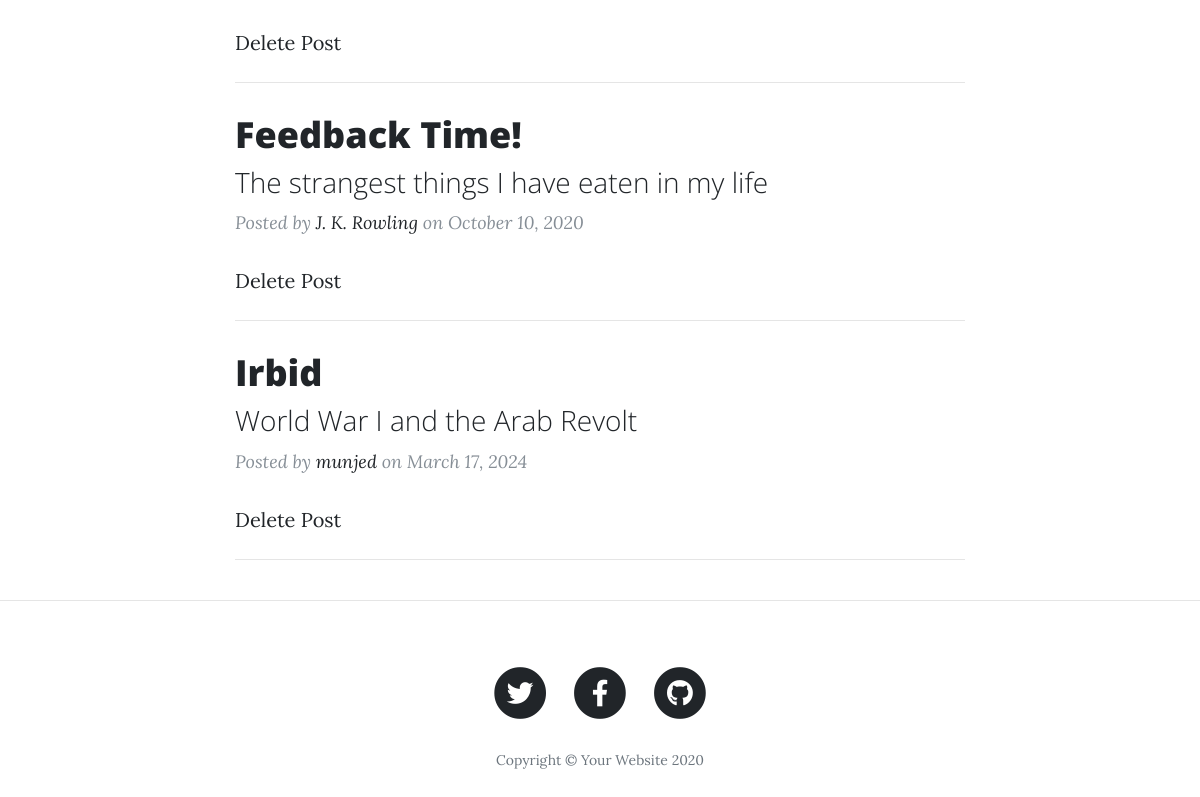
Page /main (lower part) on the earlier database version.
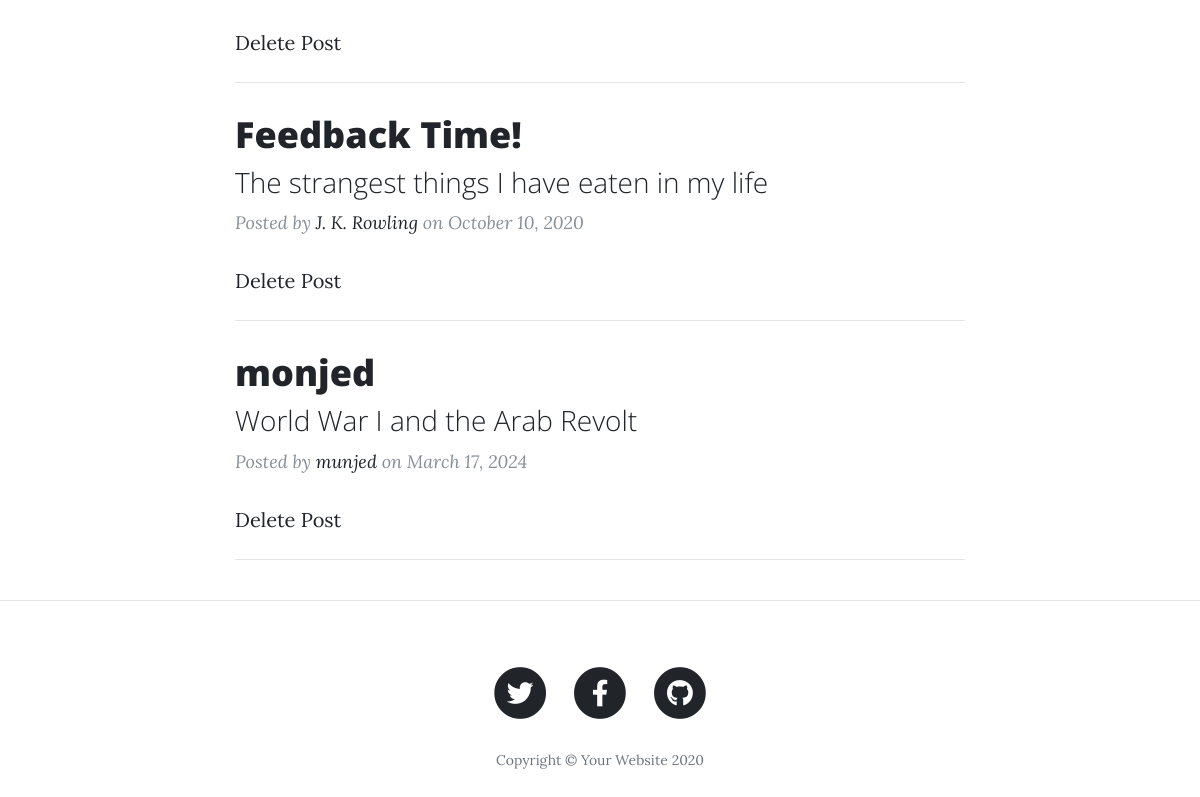
Same page on the later database version.
### server.py (models this page shows)
class BlogPost(Base):
    __tablename__ = 'blog_post'
    id = Column(Integer, primary_key=True)
    title = Column(String(250), unique=True, nullable=False)
    subtitle = Column(String(250), nullable=False)
    date = Column(String(250), nullable=False)
    body = Column(Text, nullable=False)
    author = Column(String(250), nullable=False)
    img_url = Column(String(250), nullable=False)

### server.py (the view)
@app.route('/main', methods=['GET', 'POST'])
def home():
    blog = session.query(BlogPost).all()
    all_data_list = []
    for item in blog:
        blog_data = {
            "id": item.id,
            "title": item.title,
            "subtitle":item.subtitle,
            "date":item.date,
            "body":item.body,
            "author":item.author,
            "img_url":item.img_url,
        }
        all_data_list.append(blog_data)
    return render_template("index.html", posts=all_data_list)

### templates/index.html (shortened to what this page needs)
<!DOCTYPE html>
<html lang="en">
<head>
  <link href="{{ url_for('static', filename='vendor/bootstrap/css/bootstrap.min.css') }}" rel="stylesheet">
  <link href="{{ url_for('static', filename='vendor/fontawesome-free/css/all.min.css')}}" rel="stylesheet" type="text/css">
  <link href="{{ url_for('static', filename='css/clean-blog.min.css')}}" rel="stylesheet">
  <link href="{{ url_for('static', filename='css/clean-blog.css')}}" rel="stylesheet">
</head>
<body>
  <div class="container">
    <div class="row">
      <div class="col-lg-8 col-md-10 mx-auto">
        {% for each in posts %}
        <div class="post-preview">
            <a href="{{ url_for('post', post_id=loop.index0+1)}}">
                <h2 class="post-title"> {{ each["title"] }} </h2>
                <h3 class="post-subtitle"> {{ each["subtitle"] }} </h3>
            </a>
            <p class="post-meta">
                Posted by
                <a href="#!">{{ each["author"] }}</a>
                on {{ each['date'] }}
            </p> <a href="{{ url_for('delete_post', post_id=loop.index0+1) }}">Delete Post</a>
        </div>
        <hr class="my-4" />
        {% endfor %}
      </div>
    </div>
  </div>
  <hr>
  <footer>
    <div class="container">
      <div class="row">
        <div class="col-lg-8 col-md-10 mx-auto">
          <ul class="list-inline text-center">
            <li class="list-inline-item">
              <a href="#">
                <span class="fa-stack fa-lg">
                  <i class="fas fa-circle fa-stack-2x"></i>
                  <i class="fab fa-twitter fa-stack-1x fa-inverse"></i>
                </span>
              </a>
            </li>
            <li class="list-inline-item">
              <a href="#">
                <span class="fa-stack fa-lg">
                  <i class="fas fa-circle fa-stack-2x"></i>
                  <i class="fab fa-facebook-f fa-stack-1x fa-inverse"></i>
                </span>
              </a>
            </li>
            <li class="list-inline-item">
              <a href="#">
                <span class="fa-stack fa-lg">
                  <i class="fas fa-circle fa-stack-2x"></i>
                  <i class="fab fa-github fa-stack-1x fa-inverse"></i>
                </span>
              </a>
            </li>
          </ul>
          <p class="copyright text-muted">Copyright &copy; Your Website 2020</p>
        </div>
      </div>
    </div>
  </footer>
</body>
</html>

### static/css/clean-blog.css (style rules this page uses)
body { font-size: 20px; color: #212529; font-family: 'Lora', 'Times New Roman', serif; }
p { line-height: 1.5; margin: 30px 0; }
p a { text-decoration: underline; }
h1, h2, h3, h4, h5, h6 { font-weight: 800; font-family: 'Open Sans', 'Helvetica Neue', Helvetica, Arial, sans-serif; }
a { color: #212529; transition: all 0.2s; }
.post-preview > a { color: #212529; }
.post-preview > a > .post-title { font-size: 30px; margin-top: 30px; margin-bottom: 10px; }
.post-preview > a > .post-subtitle { font-weight: 300; margin: 0 0 10px; }
.post-preview > .post-meta { font-size: 18px; font-style: italic; margin-top: 0; color: #868e96; }
.post-preview > .post-meta > a { text-decoration: none; color: #212529; }
@media only screen and (min-width: 768px) { .post-preview > a > .post-title { font-size: 36px; } }
footer { padding: 50px 0 65px; }
footer .list-inline { margin: 0; padding: 0; }
footer .copyright { font-size: 14px; margin-bottom: 0; text-align: center; }

Differences in the rows shown:
changed BlogPost "World War I and the Arab Revolt": title "Irbid" → "monjed"
